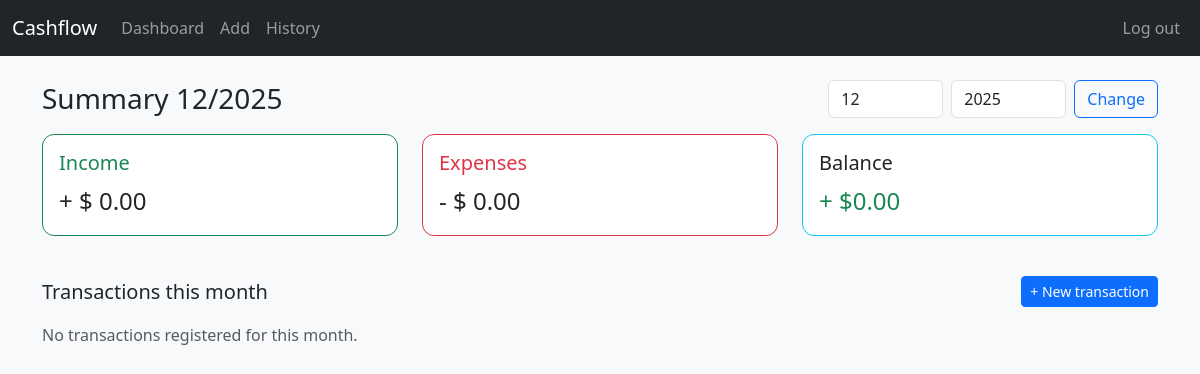
Before: / (signed in) with the older database file.
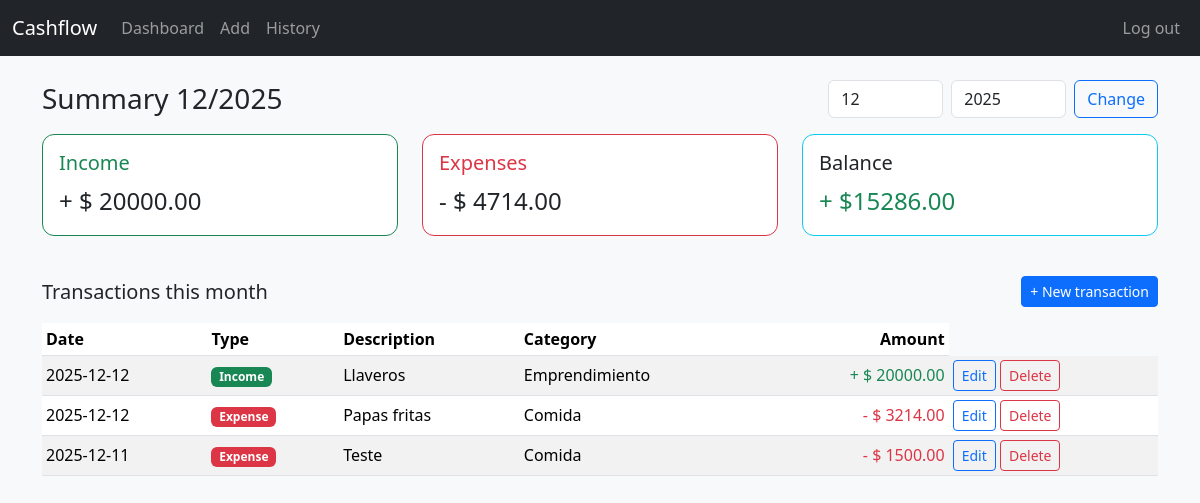
After: the same page with the newer database file.
### tables this page shows
CREATE TABLE transactions (
    id INTEGER PRIMARY KEY AUTOINCREMENT,
    user_id INTEGER NOT NULL,
    category_id INTEGER NOT NULL,
    amount REAL NOT NULL,
    type TEXT NOT NULL CHECK (type IN ('income', 'expense')),
    description TEXT,
    date TEXT NOT NULL,
    created_at TEXT DEFAULT CURRENT_TIMESTAMP,
    FOREIGN KEY (user_id) REFERENCES users(id),
    FOREIGN KEY (category_id) REFERENCES categories(id)
);

CREATE TABLE categories (
    id INTEGER PRIMARY KEY AUTOINCREMENT,
    user_id INTEGER NOT NULL,
    name TEXT NOT NULL,
    UNIQUE (user_id, name),
    FOREIGN KEY (user_id) REFERENCES users(id)
);

### views.py (the view)
@views_bp.route("/")
def index():
    db = get_db()
    user_id = session.get("user_id")
    if not user_id:
        return redirect("/login")
    from datetime import datetime
    today = datetime.today()
    year = int(request.args.get("year") or today.year)
    month = int(request.args.get("month") or today.month)
    rows = db.execute(
    """
    SELECT
        t.id,
        t.amount,
        t.type,
        t.description,
        t.date,
        c.name AS category
    FROM transactions t
    JOIN categories c
      ON t.category_id = c.id
    WHERE t.user_id = ?
      AND strftime('%Y', t.date) = ?
      AND strftime('%m', t.date) = ?
    ORDER BY t.date DESC, t.id DESC
    """,
    (user_id, f"{year:04d}", f"{month:02d}"),
).fetchall()
    total_income = sum(r["amount"] for r in rows if r["type"] == "income")
    total_expense = sum(r["amount"] for r in rows if r["type"] == "expense")
    balance = total_income - total_expense
    return render_template(
        "index.html",
        rows=rows,
        total_income=total_income,
        total_expense=total_expense,
        balance=balance,
        year=year,
        month=month,
    )

### db.py (called while the page is built)
def get_db():
    if "db" not in g:
        conn = sqlite3.connect(DATABASE)
        conn.row_factory = sqlite3.Row
        g.db = conn
    return g.db

### templates/index.html (shortened to what this page needs)
{% extends "layout.html" %}
{% block content %}
<div class="d-flex justify-content-between align-items-center mb-3">
  <h1 class="h3 mb-0">Summary {{ month }}/{{ year }}</h1>
  <form class="d-flex" method="get" action="{{ url_for('views.index') }}">
    <input class="form-control me-2" type="number" name="month" min="1" max="12" placeholder="Month" value="{{ month }}">
    <input class="form-control me-2" type="number" name="year" min="2000" max="2100" placeholder="Year"
      value="{{ year }}">
    <button class="btn btn-outline-primary" type="submit">Change</button>
  </form>
</div>
<div class="row mb-4">
  <div class="col-md-4 mb-3">
    <div class="card border-success">
      <div class="card-body">
        <h5 class="card-title text-success">Income</h5>
        <p class="card-text fs-4">+ $ {{ "%.2f"|format(total_income) }}</p>
      </div>
    </div>
  </div>
  <div class="col-md-4 mb-3">
    <div class="card border-danger">
      <div class="card-body">
        <h5 class="card-title text-danger">Expenses</h5>
        <p class="card-text fs-4">- $ {{ "%.2f"|format(total_expense) }}</p>
      </div>
    </div>
  </div>
  <div class="col-md-4 mb-3">
    <div class="card border-info">
      <div class="card-body">
        <h5 class="card-title">Balance</h5>
        {% set balance_class = "text-success" if balance >= 0 else "text-danger" %}
        <p class="card-text fs-4 {{ balance_class }}">
          {{ "+ $" if balance >= 0 else "- $" }}{{ "%.2f"|format(balance|abs) }}
        </p>
      </div>
    </div>
  </div>
</div>
<div class="d-flex justify-content-between align-items-center mb-2">
  <h2 class="h5 mb-0">Transactions this month</h2>
  <a href="{{ url_for('views.add') }}" class="btn btn-primary btn-sm">+ New transaction</a>
</div>
{% if rows %}
<div class="table-responsive">
  <table class="table table-striped table-sm align-middle mt-2">
    <thead>
      <tr>
        <th>Date</th>
        <th>Type</th>
        <th>Description</th>
        <th>Category</th>
        <th class="text-end">Amount</th>
      </tr>
    </thead>
    <tbody>
      {% for row in rows %}
      <tr>
        <td>{{ row["date"] }}</td>
        <td>
          {% if row["type"] == "income" %}
          <span class="badge bg-success">Income</span>
          {% else %}
          <span class="badge bg-danger">Expense</span>
          {% endif %}
        </td>
        <td>{{ row["description"] or "-" }}</td>
        <td>{{ row["category"] }}</td>
        <td class="text-end">
          {% if row["type"] == "income" %}
          <span class="text-success">+ $ {{ "%.2f"|format(row["amount"]) }}</span>
          {% else %}
          <span class="text-danger">- $ {{ "%.2f"|format(row["amount"]) }}</span>
          {% endif %}
        </td>
        <td>
          <a href="{{ url_for('views.edit_transaction', tx_id=row.id) }}" class="btn btn-sm btn-outline-primary">
            Edit
          </a>
          <form action="{{ url_for('views.delete_transaction', tx_id=row.id) }}" method="post" style="display:inline"
            onsubmit="return confirm('Are you sure you want to delete this transaction?');">
            <button type="submit" class="btn btn-sm btn-outline-danger">
              Delete
            </button>
          </form>
        </td>
      </tr>
      {% endfor %}
    </tbody>
  </table>
</div>
{% else %}
<p class="text-muted mt-3">No transactions registered for this month.</p>
{% endif %}
{% endblock %}

Changed rows visible on the page:
added transactions: date "2025-12-12", type "Income", description "Llaveros", category "Emprendimiento", amount "20000.00"
added transactions: date "2025-12-12", type "Expense", description "Papas fritas", category "Comida", amount "3214.00"
added transactions: date "2025-12-11", type "Expense", description "Teste", category "Comida", amount "1500.00"
Other visible differences:
{{ "%.2f"|format(total_income) }}: "0.00" → "20000.00"
{{ "%.2f"|format(total_expense) }}: "0.00" → "4714.00"
{{ "%.2f"|format(balance|abs) }}: "0.00" → "15286.00"
text no longer shown: "No transactions registered for this month."
text now shown: "Date Type Description Category Amount"
